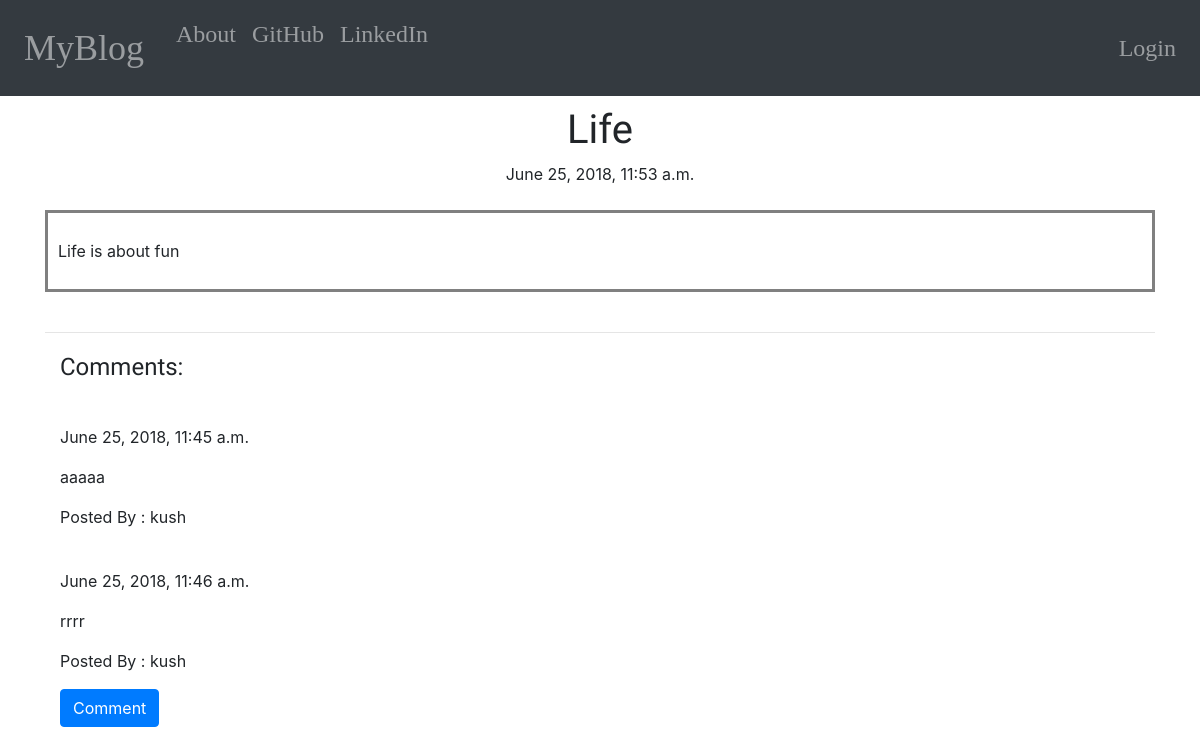
Screenshot of /post/8 with the database file from the repository.
### blog/models.py (models this page shows, shortened)
class Post(models.Model):
    author = models.ForeignKey('auth.User', on_delete=models.CASCADE)
    title = models.CharField(max_length=200)
    text = models.TextField()
    create_date = models.DateTimeField(default=timezone.now)
    publish_date = models.DateTimeField(blank=True, null=True)

class Comment(models.Model):
    post = models.ForeignKey('Post', on_delete=models.CASCADE, related_name='comments')
    author = models.CharField(max_length=200)
    text = models.TextField()
    create_date = models.DateTimeField(default=timezone.now)
    approved_comment = models.BooleanField(default=False)

### blog/views.py (the view)
# urls.py: url(r'^post/(?P<pk>\d+)$', views.PostDetailView.as_view(), name='post_detail'),
class PostDetailView(DetailView):
    model = Post

### blog/templates/blog/post_detail.html (shortened to what this page needs)
<!DOCTYPE html>
{% extends "blog/base.html" %}
{% block content %}
    <h1 class="posttitle loader">{{ post.title|title }}</h1>
    {% if post.publish_date %}
        <div class="date postdate">
        {{ post.publish_date }}
        </div>
     {% else %}
        <a class="btn btn-primary loader" href="{% url "blog:post_publish" pk=post.pk %}">Publish</a>
        <br>
    {% endif %}
    <br>
    <div class="text_class">
    <p class="postcontent">{{ post.text|safe|linebreaksbr }}</p>
    </div>
    <br>
<hr>
    <div class="container">
    <p class="comment-title">Comments:</p>
    {% for comment in post.comments.all %}
        <br>
        {% if  user.is_authenticated or comment.approved_comment %}
            {{ comment.create_date }}
            <p>{{ comment.text|safe|linebreaks }}</p>
            <p>Posted By : {{ comment.author }}</p>
        {% endif %}
        {%  empty %}
        <p>No comments</p>
    {% endfor %}
      <a href="{% url "blog:add_comment_to_post" pk=post.pk %}" class="btn btn-primary btn-comment loader">Comment</a>
    </div>
{% endblock %}

### blog/static/css/blog.css (style rules this page uses)
.postdate { text-align: center; }
.posttitle { font-family: 'Lilita One', cursive; font-size: 2.5em; text-align: center; }
.postcontent { font-family: 'Source Serif Pro', serif; }
.comment-title { font-family: 'Lilita One', cursive; font-size: 1.5em; }
.text_class { border:3px solid grey; padding: 10px; }
.loader { filter:hue-rotate(0deg); color:linear-gradient(45deg,#0f8,#08f); animation:hue 10000ms infinite linear; }

### rows the page displays
Post: title "Life", publish_date "June 25, 2018, 11:53 a.m.", text "Life is about fun"
Comment: create_date "June 25, 2018, 11:45 a.m.", text "aaaaa", author "kush"
Comment: create_date "June 25, 2018, 11:46 a.m.", text "rrrr", author "kush"
